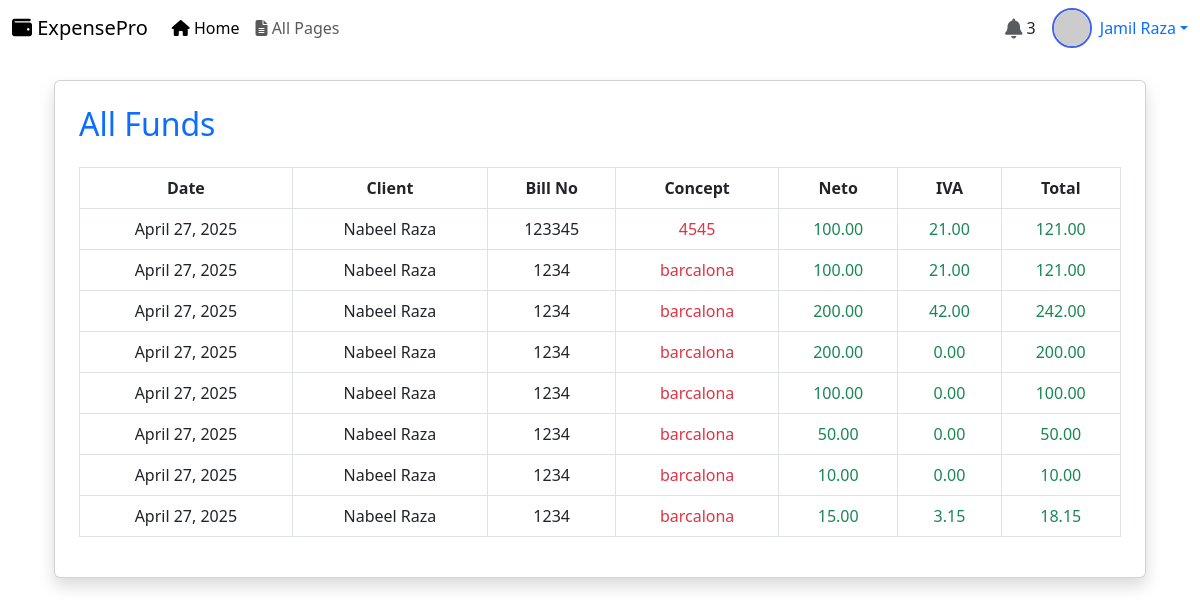
The page /all_funds (signed in) on the database its author committed.
### app/models.py (models this page shows, shortened)
class Funds(models.Model):
    date = models.DateField()
    client = models.ForeignKey(Client_details, on_delete=models.CASCADE)
    bill_no = models.CharField(max_length=120)
    concept = models.CharField(max_length=120)
    neto = models.DecimalField(max_digits=10,decimal_places=2)
    iva = models.DecimalField(max_digits=10, decimal_places=2, default=0.0)
    total = models.DecimalField(max_digits=10, decimal_places=2)

class Client_details(models.Model):
    name = models.CharField(max_length=255)
    cif_nif = models.CharField(max_length=50, unique=True)
    direction = models.TextField()
    postal_code = models.CharField(max_length=6)
    city = models.CharField(max_length=100)
    province = models.CharField(max_length=100)
    phone = models.CharField(max_length=15)
    email = models.EmailField(unique=True)
    def __str__(self):
        return self.name

### app/views.py (the view)
# urls.py: path('all_funds', views.all_funds,name='all_funds'),
@custom_login_required
def all_funds(request):
    funds = Funds.objects.all()
    context = {'funds' : funds}
    return render(request, 'all_funds.html',context)

### app/views.py (called while the page is built)
def custom_login_required(view_func):
    @wraps(view_func)
    def wrapper(request, *args, **kwargs):
        if request.user.is_authenticated:
            return view_func(request, *args, **kwargs)
        else:
            return render(request, 'page_not_found.html', status=401)  # or custom template
    return wrapper

### template/all_funds.html (shortened to what this page needs)
{% extends "base.html" %}
{% block content %}
<div class="container mt-4">
    <div class="card shadow p-4">
        <h2 class="mb-4 text-primary">All Funds</h2>
        <div class="table-responsive">
            <table class="table table-bordered">
                <tbody>
                    <tr class="bg-secondary text-white text-center">
                        <th>Date</th>
                        <th>Client</th>
                        <th>Bill No</th>
                        <th>Concept</th>
                        <th>Neto</th>
                        <th>IVA</th>
                        <th>Total</th>
                    </tr>
                    {% for fund in funds %}
                    <tr>
                        <td class="text-center">{{fund.date}}</td>
                        <td class="text-center">{{fund.client}}</td>
                        <td class="text-center">{{fund.bill_no}}</td>
                        <td class="text-danger text-center">{{fund.concept}}</td>
                        <td class="text-success text-center">{{fund.neto}}</td>
                        <td class="text-success text-center">{{fund.iva}}</td>
                        <td class="text-success text-center">{{fund.total}}</td>
                    </tr>
                    {% endfor %}
                </tbody>
            </table>
        </div>
    </div>
</div>
{% endblock %}

### template/base.html (shortened to what this page needs)
<!DOCTYPE html>
<html lang="en">
<head>
  <link href="https://cdn.jsdelivr.net/npm/bootstrap@5.3.0/dist/css/bootstrap.min.css" rel="stylesheet">
  <link rel="stylesheet" href="https://cdnjs.cloudflare.com/ajax/libs/font-awesome/6.4.0/css/all.min.css">
</head>
<body>
  {% include "header.html" %}
  <main class="container mt-4">
    {% block content %}{% endblock %}
  </main>
</body>
</html>

### template/header.html (shortened to what this page needs)
<header>
    <nav class="navbar navbar-expand-lg navbar-custom sticky-top">
        <div class="container-fluid">
            <a class="navbar-brand" href="{% url 'base' %}">
                <i class="fas fa-wallet"></i> ExpensePro
            </a>
            <div class="collapse navbar-collapse" id="navbarContent">
                <ul class="navbar-nav me-auto mb-2 mb-lg-0">
                    <li class="nav-item">
                        <a class="nav-link active" href="{% url 'base' %}">
                            <i class="fas fa-home"></i> Home
                        </a>
                    </li>
                    <li class="nav-item">
                        <a class="nav-link" href="{% url 'all_pages'%}">
                            <i class="fas fa-file-alt"></i> All Pages
                        </a>
                    </li>
                </ul>
                <div class="d-flex align-items-center">
                    <div class="position-relative me-3">
                        <i class="fas fa-bell fa-lg text-muted"></i>
                        <span class="notification-badge">3</span>
                    </div>
                    <div class="dropdown">
                        <a href="#" class="dropdown-toggle d-flex align-items-center text-decoration-none" id="userDropdown" data-bs-toggle="dropdown">
                            <img src="https://randomuser.me/api/portraits/men/32.jpg" alt="User" class="user-profile me-2">
                            <span class="d-none d-sm-inline">Jamil Raza</span>
                        </a>
                    </div>
                </div>
            </div>
        </div>
    </nav>
</header>

### template/base.html (style rules this page uses)
:root { --primary-color: #4361ee; --secondary-color: #3a0ca3; --light-color: #f8f9fa; --dark-color: #212529; }
body { font-family: 'Segoe UI', Tahoma, Geneva, Verdana, sans-serif; }
.user-profile { width: 40px; height: 40px; border-radius: 50%; object-fit: cover; border: 2px solid var(--primary-color); }

### rows shown on the page
Funds: date "April 27, 2025", client "Nabeel Raza", bill_no "123345", concept "4545", neto "100.00", iva "21.00", total "121.00"
Funds: date "April 27, 2025", client "Nabeel Raza", bill_no "1234", concept "barcalona", neto "100.00", iva "21.00", total "121.00"
Funds: date "April 27, 2025", client "Nabeel Raza", bill_no "1234", concept "barcalona", neto "200.00", iva "42.00", total "242.00"
Funds: date "April 27, 2025", client "Nabeel Raza", bill_no "1234", concept "barcalona", neto "200.00", iva "0.00", total "200.00"
Funds: date "April 27, 2025", client "Nabeel Raza", bill_no "1234", concept "barcalona", neto "100.00", iva "0.00", total "100.00"
Funds: date "April 27, 2025", client "Nabeel Raza", bill_no "1234", concept "barcalona", neto "50.00", iva "0.00", total "50.00"
Funds: date "April 27, 2025", client "Nabeel Raza", bill_no "1234", concept "barcalona", neto "10.00", iva "0.00", total "10.00"
Funds: date "April 27, 2025", client "Nabeel Raza", bill_no "1234", concept "barcalona", neto "15.00", iva "3.15", total "18.15"
